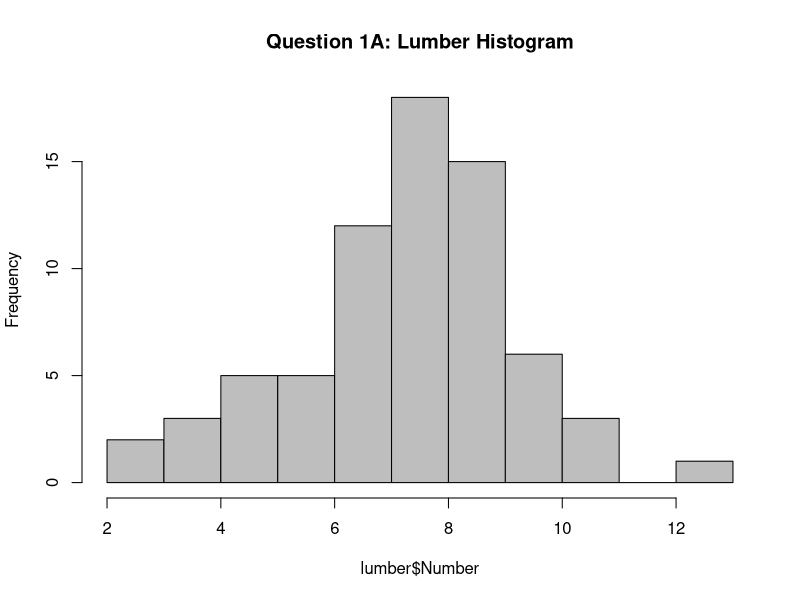
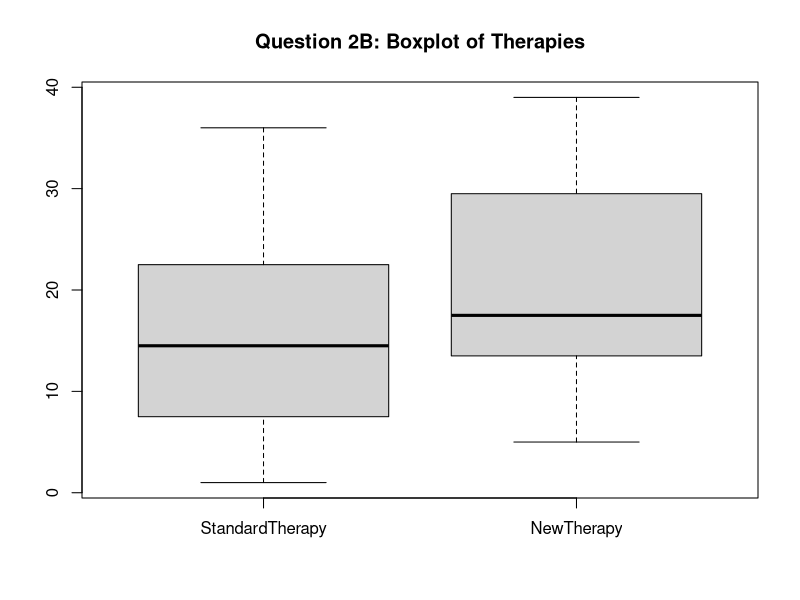

Source code (R) for these figures, in order:
## ---- chunk 1
knitr::opts_chunk$set(echo = TRUE)
## ---- chunk 2
library(tidyverse)
## ---- chunk 3
# read in the data
lumber <- read.csv("../Data/OTT_Final/ASCII-comma/CH03/ex3-30.txt", quote = "'")

# look at the structure of the data
str(lumber)

# print the histogram
hist(lumber$Number, col = "grey", main = "Question 1A: Lumber Histogram")

# find the average of the lumber data
mean(lumber$Number)

# find the median of the lumber data
median(lumber$Number)

## ---- chunk 4
# read in the survival data
survival <- read.csv("../Data/OTT_Final/ASCII-comma/CH03/ex3-7.txt", quote = "'")

# look at the structure of the data
str(survival)

# print the median and standard deviation of the Standard therapy
mean(survival$StandardTherapy)
sd(survival$StandardTherapy)

# print the median and standard deviation of the New therapy
mean(survival$NewTherapy)
sd(survival$NewTherapy)

# tidy data for median and mean of both of the therapies
survival_tidy <- survival %>%
  gather(key = Treatment, value = data) %>%
  group_by(Treatment) %>%
  summarise(mean = mean(data),
            sd = sd(data))

# print the boxplot
boxplot(survival, main= "Question 2B: Boxplot of Therapies")

